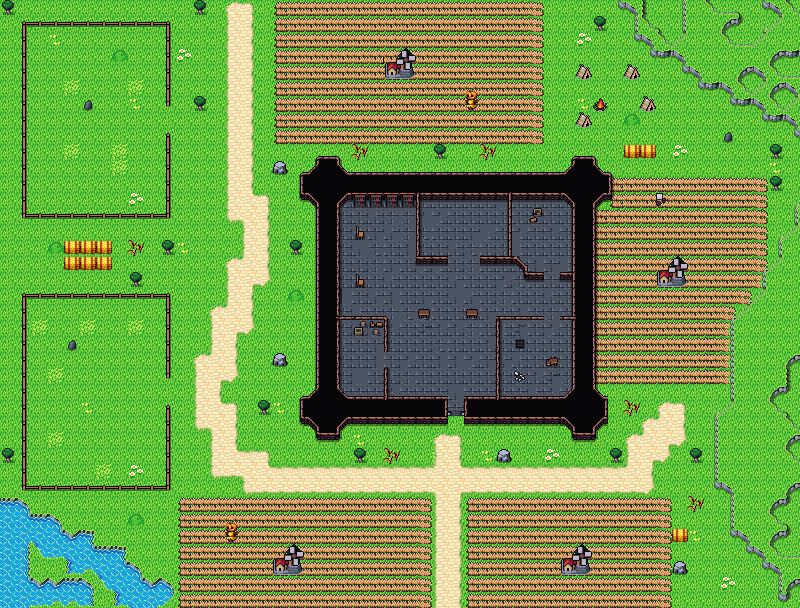

Below is a game level as drawn by its tile map, then a one-line description and the .tmx that defines it (tile-layer data replaced by summaries):
An orthogonal 50x38 tile map with 16x16 px tiles, 6 tile layers (Subbackground, Background, Walls, Clutter, ...), 3 tilesets and 50 objects.

<map version="1.10" tiledversion="1.10.1" orientation="orthogonal" renderorder="right-down" width="50" height="38" tilewidth="16" tileheight="16" infinite="0" nextlayerid="11" nextobjectid="104">
 <editorsettings>
  <export target="wastetown..tmx" format="tmx" />
 </editorsettings>
 <tileset firstgid="1" source="../../tileset/main.tsx" />
 <tileset firstgid="10113" source="../../tileset/buildings.tsx" />
 <tileset firstgid="11905" source="../../tileset/FarmFood.tsx" />
 <layer id="10" name="Subbackground" width="50" height="38">
  <data>[1900 cells, 3 non-empty, 3 distinct tile ids]</data>
 </layer>
 <layer id="1" name="Background" width="50" height="38">
  <data>[1900 cells, 1828 non-empty, 42 distinct tile ids]</data>
 </layer>
 <layer id="2" name="Walls" width="50" height="38">
  <data>[1900 cells, 814 non-empty, 54 distinct tile ids]</data>
 </layer>
 <layer id="3" name="Clutter" width="50" height="38">
  <data>[1900 cells, 888 non-empty, 55 distinct tile ids]</data>
 </layer>
 <layer id="9" name="Clutter Above" width="50" height="38">
  <data>[1900 cells, 21 non-empty, 4 distinct tile ids]</data>
 </layer>
 <layer id="8" name="WallsBis" width="50" height="38">
  <properties>
   <property name="spriteLayer" type="bool" value="true" />
  </properties>
  <data>[1900 cells, 252 non-empty, 46 distinct tile ids]</data>
 </layer>
 <objectgroup id="4" name="Objects">
  <object id="38" template="../../obj/entry_up.tx" x="431.373" y="607.359" width="37.6667" height="16">
   <properties>
    <property name="teleport" value="" />
   </properties>
  </object>
  <object id="50" template="../../obj/enemy.tx" x="612.849" y="129.33">
   <properties>
    <property name="displayNameOverride" value="Plebeian Overseer" />
    <property name="enemy" value="Human Mercenary" />
    <property name="threatRange" type="int" value="50" />
   </properties>
  </object>
  <object id="51" template="../../obj/treasure.tx" x="431.345" y="221.668">
   <properties>
    <property name="reward">[
  {
    {
      "type": "card",
      "probability": 1,
      "count": 1,
      "addMaxCount": 5,
      "colors": [
        "White",
        "Blue",
        "Green"
      ],
      "rarity": [
        "Common",
        "Rare",
        "Uncommon"
      ],
      "subTypes": [
        "Bird"
      ],
      "cardTypes": [
        "Creature"
      ]
    }
  }
]</property>
   </properties>
  </object>
  <object id="52" template="../../obj/gold.tx" x="30.0087" y="46.013" />
  <object id="54" template="../../obj/enemy.tx" x="273.845" y="528.006">
   <properties>
    <property name="displayNameOverride" value="Oppressed Farmer" />
    <property name="enemy" value="Farmer" />
    <property name="waypoints" value="wait1,93,97,93,78,wait1,93" />
   </properties>
  </object>
  <object id="56" template="../../obj/gold.tx" x="467.157" y="219.348" />
  <object id="59" template="../../obj/enemy.tx" x="354.627" y="370.97">
   <properties>
    <property name="enemy" value="Human Guard" />
    <property name="threatRange" type="int" value="20" />
   </properties>
  </object>
  <object id="60" template="../../obj/collision.tx" x="111.336" y="606.411" width="685.775" height="16" />
  <object id="61" template="../../obj/collision.tx" x="-16.1944" y="-15.9587" width="817.02" height="16" />
  <object id="62" template="../../obj/collision.tx" x="-15.5812" y="-1.4281" width="15.6533" height="639.431" />
  <object id="63" template="../../obj/manashards.tx" x="621.845" y="100.769" />
  <object id="64" template="../../obj/manashards.tx" x="136.365" y="459.971" />
  <object id="65" template="../../obj/waypoint.tx" x="231.579" y="24.085" />
  <object id="66" template="../../obj/waypoint.tx" x="318.885" y="98.1159" />
  <object id="68" template="../../obj/waypoint.tx" x="637.392" y="604.163" width="11.3333" height="16.9312" />
  <object id="69" template="../../obj/booster.tx" x="529.946" y="244.17">
   <properties>
    <property name="reward">[
  {
    "editions": [  "MH1" ],
    "type": "card",
    "count": 10,
    "rarity": [ "Common" ]
    "colors": [ "white","green"]
  },
  {
    "editions": [ "MH1" ],
    "type": "card",
    "count": 3,
    "rarity": [ "Uncommon" ]
    "colors": [ "white","green" ]
  },
  {
    "editions": [ "MH1" ],
    "type": "card",
    "count": 1,
    "rarity": [ "Rare", "Mythic Rare" ]
    "colors": [ "white","green" ]
  }
]
</property>
   </properties>
  </object>
  <object id="70" template="../../obj/booster.tx" x="600.176" y="84.2959">
   <properties>
    <property name="reward">[
  {
    "editions": [  "MH1" ],
    "type": "card",
    "count": 10,
    "rarity": [ "Common" ]
    "colors": [ "white","green"]
  },
  {
    "editions": [ "MH1" ],
    "type": "card",
    "count": 3,
    "rarity": [ "Uncommon" ]
    "colors": [ "white","green" ]
  },
  {
    "editions": [ "MH1" ],
    "type": "card",
    "count": 1,
    "rarity": [ "Rare", "Mythic Rare" ]
    "colors": [ "white","green" ]
  }
]
</property>
   </properties>
  </object>
  </objectgroup>
</map>
<!-- 33 of 50 objects omitted -->
